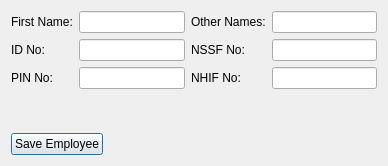
<?xml version="1.0" encoding="UTF-8"?>
<ui version="4.0">
 <class>StartNewEmployee</class>
 <widget class="QDialog" name="StartNewEmployee">
  <property name="geometry">
   <rect>
    <x>0</x>
    <y>0</y>
    <width>388</width>
    <height>166</height>
   </rect>
  </property>
  <property name="windowTitle">
   <string>New Employee</string>
  </property>
  <layout class="QVBoxLayout" name="verticalLayout">
   <item>
    <layout class="QGridLayout" name="gridLayout">
     <item row="0" column="0">
      <widget class="QLabel" name="label">
       <property name="text">
        <string>First Name:</string>
       </property>
      </widget>
     </item>
     <item row="0" column="1">
      <widget class="QLineEdit" name="txtFName"/>
     </item>
     <item row="0" column="2" colspan="2">
      <widget class="QLabel" name="label_2">
       <property name="text">
        <string>Other Names:</string>
       </property>
      </widget>
     </item>
     <item row="0" column="4" colspan="2">
      <widget class="QLineEdit" name="txtOtherNames"/>
     </item>
     <item row="1" column="0">
      <widget class="QLabel" name="label_3">
       <property name="text">
        <string>ID No:</string>
       </property>
      </widget>
     </item>
     <item row="1" column="1">
      <widget class="QLineEdit" name="txtIDNo"/>
     </item>
     <item row="2" column="0">
      <widget class="QLabel" name="label_4">
       <property name="text">
        <string>PIN No:</string>
       </property>
      </widget>
     </item>
     <item row="2" column="1">
      <widget class="QLineEdit" name="txtPINNo"/>
     </item>
     <item row="1" column="2" colspan="2">
      <widget class="QLabel" name="label_5">
       <property name="text">
        <string>NSSF No:</string>
       </property>
      </widget>
     </item>
     <item row="2" column="2" colspan="2">
      <widget class="QLabel" name="label_6">
       <property name="text">
        <string>NHIF No:</string>
       </property>
      </widget>
     </item>
     <item row="2" column="4" colspan="2">
      <widget class="QLineEdit" name="txtNHIFNo"/>
     </item>
     <item row="1" column="4" colspan="2">
      <widget class="QLineEdit" name="txtNSSFNo"/>
     </item>
    </layout>
   </item>
   <item>
    <spacer name="verticalSpacer">
     <property name="orientation">
      <enum>Qt::Vertical</enum>
     </property>
     <property name="sizeHint" stdset="0">
      <size>
       <width>20</width>
       <height>34</height>
      </size>
     </property>
    </spacer>
   </item>
   <item>
    <layout class="QHBoxLayout" name="horizontalLayout">
     <item>
      <widget class="QPushButton" name="cmdSaveEmployee">
       <property name="text">
        <string>Save Employee</string>
       </property>
      </widget>
     </item>
     <item>
      <spacer name="horizontalSpacer">
       <property name="orientation">
        <enum>Qt::Horizontal</enum>
       </property>
       <property name="sizeHint" stdset="0">
        <size>
         <width>40</width>
         <height>20</height>
        </size>
       </property>
      </spacer>
     </item>
    </layout>
   </item>
  </layout>
 </widget>
 <resources/>
 <connections/>
</ui>
